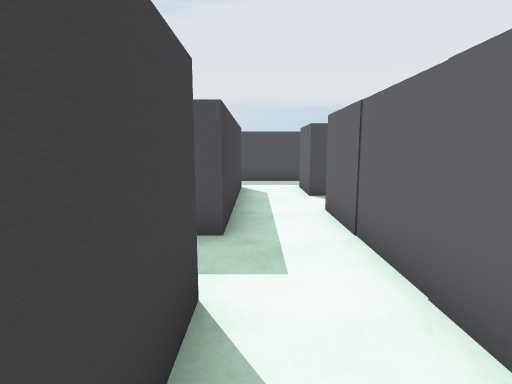
[1] (above)

24 first-person views from a walk through a 3-D level made in the Unity game engine. The camera is 1.3 m above the floor, tilts 8° down and sees 80° across. The floor is counted in squares, 1 m on a side. Each view is taken from the middle of a square. On the plan, view 1 faces up. The plan holds only what a view shows up to about 14 squares ahead; the rest is blank. The player character is not drawn.

[2]
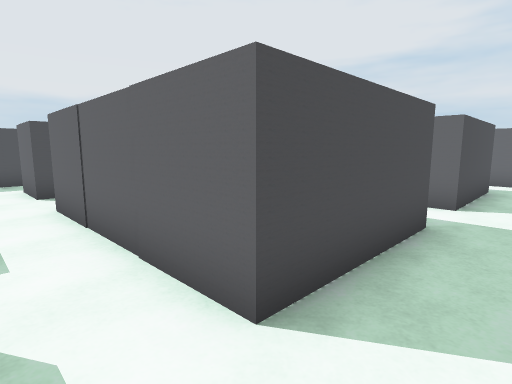

[3]
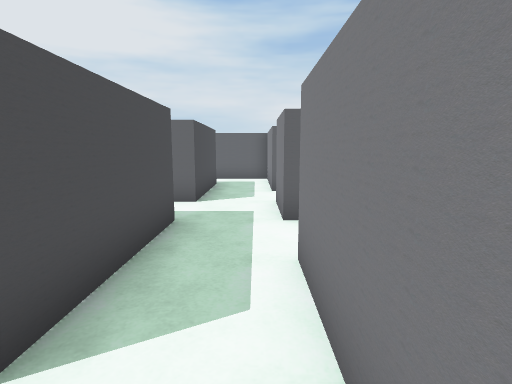

[4]
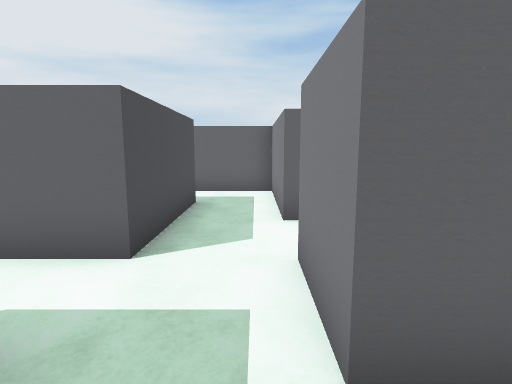

[5]
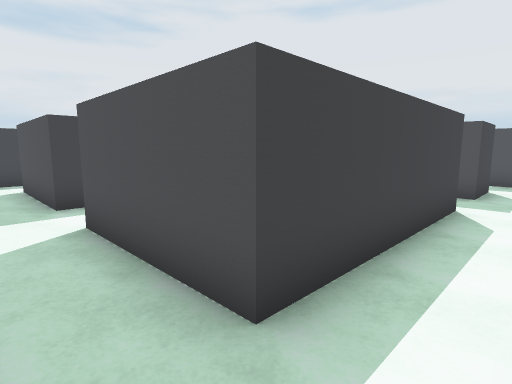

[6]
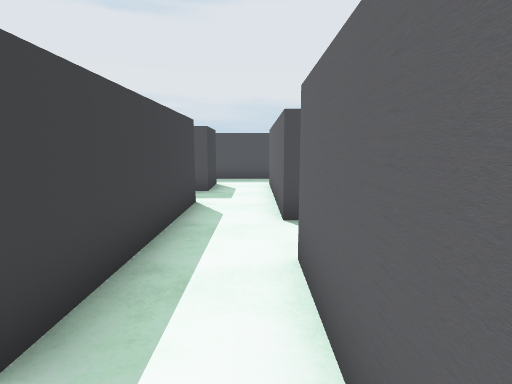

[7]
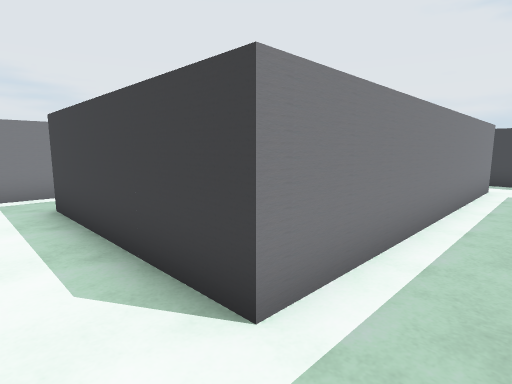

[8]
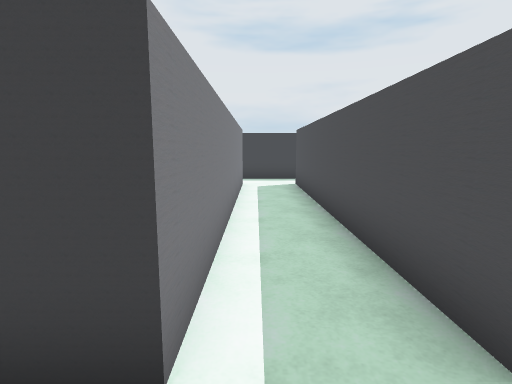

[9]
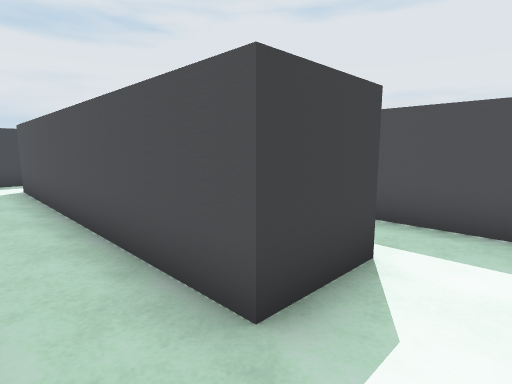

[10]
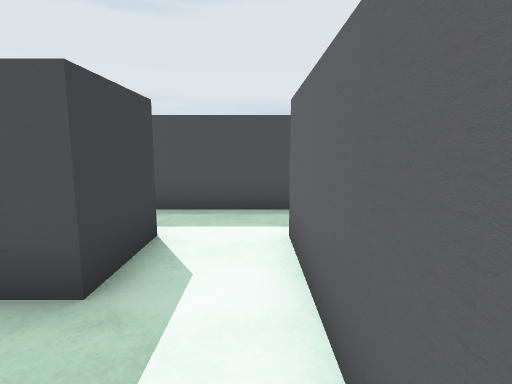

[11]
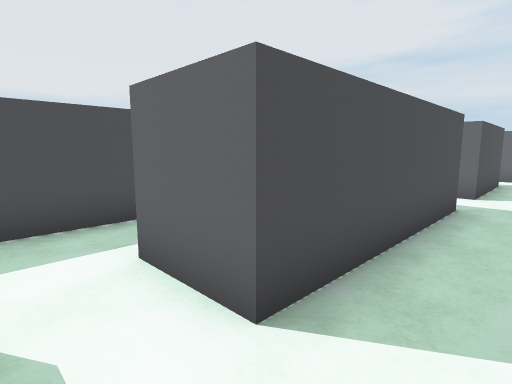

[12]
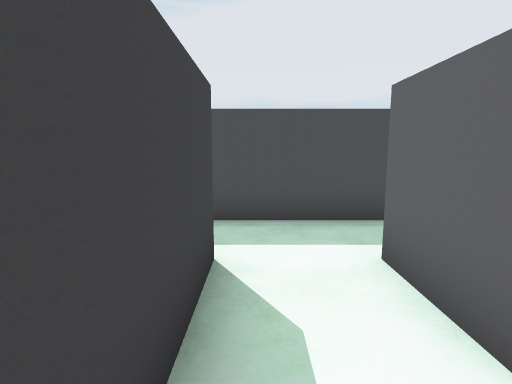

[13]
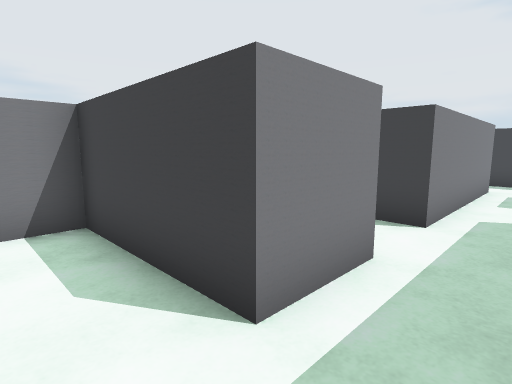

[14]
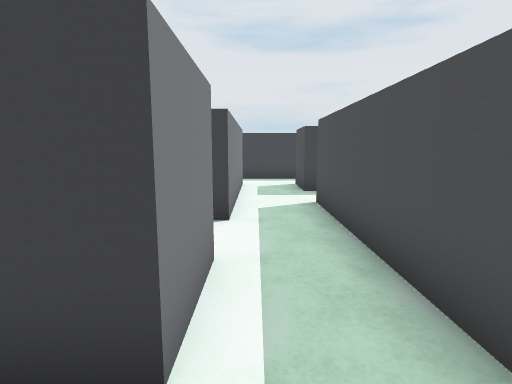

[15]
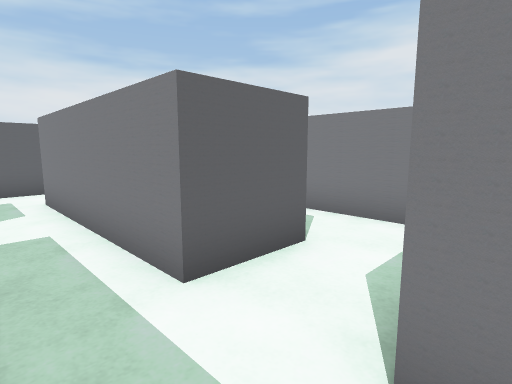

[16]
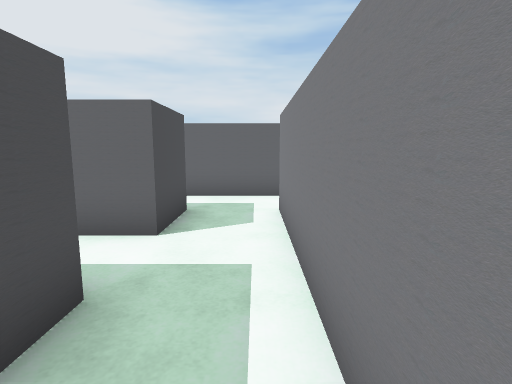

[17]
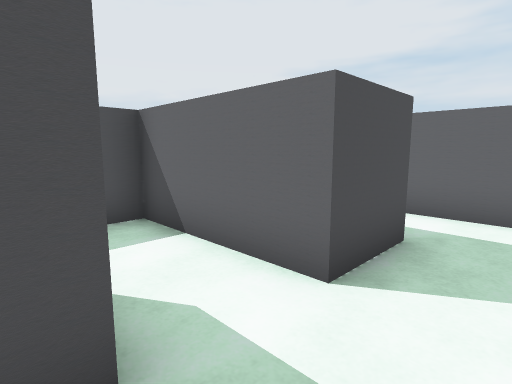

[18]
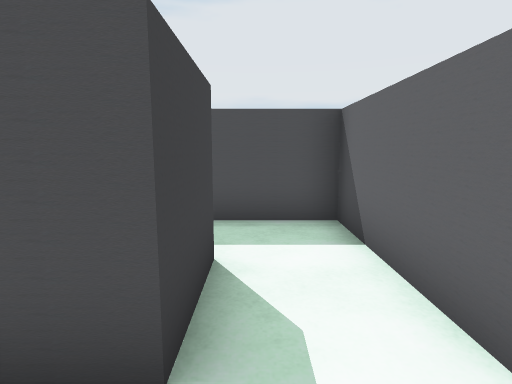

[19]
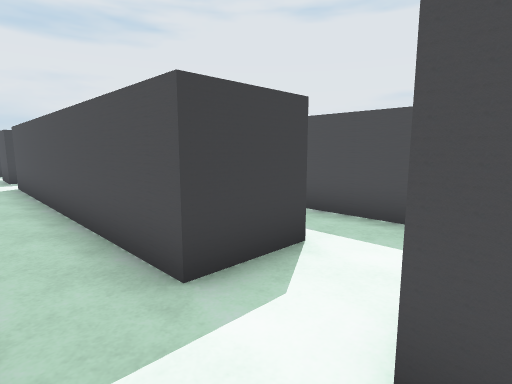

[20]
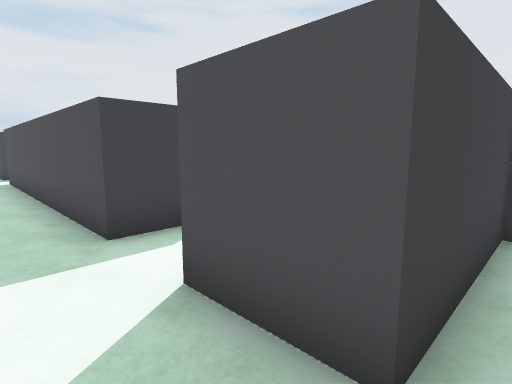

[21]
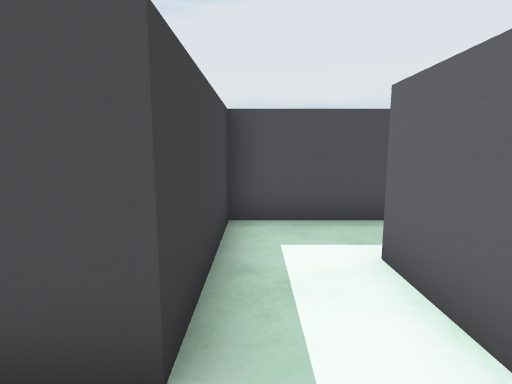

[22]
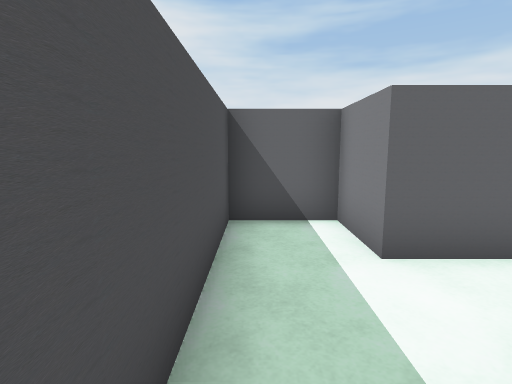

[23]
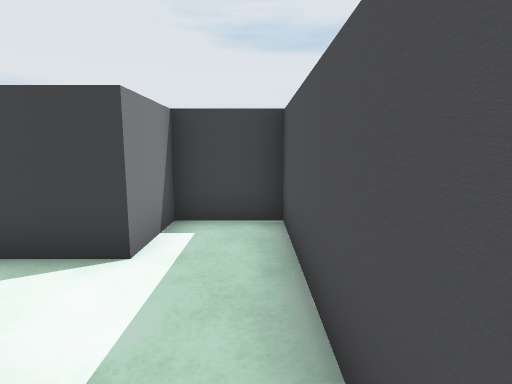

[24]
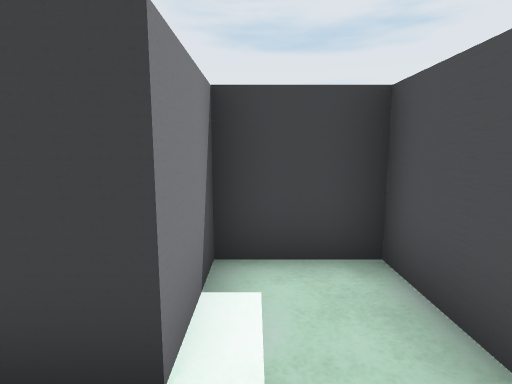

### Floor plan
Ten units are one square. View 1 is at (0, 0); x grows to the right and y downward. Boxes are objects, and circles mark ways between rooms. Rooms are numbered by the first view taken in them; rooms with no view inside come last. Other rooms are left out.
<svg viewBox="-20 -210 210 240">
<path fill="none" stroke="#000" d="M-5 -25 -5 -1M15 -5 15 -25M5 15 15 15M55 15 75 15M55 -25 55 -5 15 -5M95 -5 75 -5 75 -25M15 15 35 15M115 -26 115 -5 95 -5M95 15 135 15 135 -25M15 -65 115 -65M115 -106 115 -85 15 -85 15 -105M-5 -105 -5 -65M135 -65 135 -105M75 -25 95 -25M35 -25 55 -25M95 -45 35 -45M15 -44 15 -65M115 -65 115 -45M-5 -65 -5 -45M135 -45 135 -65M75 -145 75 -105 95 -105M95 -125 95 -145M54 -145 75 -145M95 -165 55 -165M135 -165 135 -185M115 -186 115 -165 95 -165M95 -145 135 -145M175 -145 175 -185M155 -185 155 -165 135 -165M135 -145 155 -145M95 -105 110 -105M134 -125 95 -125M15 -145 35 -145M55 -165 15 -165M135 -185 135 -205 100 -205M19 -125 -6 -125M174 -205 155 -205 155 -185"/>
<rect x="15" y="-45" width="20" height="20" fill="#bbb"><title>other object</title></rect>
<rect x="95" y="-45" width="20" height="20" fill="#bbb"><title>other object</title></rect>
<circle cx="25" cy="5" r="3" fill="#2a7"/>
<circle cx="5" cy="-15" r="3" fill="#2a7"/>
<circle cx="105" cy="5" r="3" fill="#2a7"/>
<circle cx="65" cy="-15" r="3" fill="#2a7"/>
<circle cx="125" cy="-15" r="3" fill="#2a7"/>
<circle cx="125" cy="-55" r="3" fill="#2a7"/>
<circle cx="5" cy="-55" r="3" fill="#2a7"/>
<circle cx="125" cy="-95" r="3" fill="#2a7"/>
<circle cx="5" cy="-95" r="3" fill="#2a7"/>
<circle cx="85" cy="-135" r="3" fill="#2a7"/>
<circle cx="105" cy="-115" r="3" fill="#2a7"/>
<circle cx="105" cy="-155" r="3" fill="#2a7"/>
<circle cx="65" cy="-155" r="3" fill="#2a7"/>
<circle cx="145" cy="-155" r="3" fill="#2a7"/>
<circle cx="125" cy="-175" r="3" fill="#2a7"/>
<circle cx="165" cy="-175" r="3" fill="#2a7"/>
<text x="0" y="-10">1</text>
<text x="60" y="0">2</text>
<text x="120" y="0">3</text>
<text x="60" y="-80">4</text>
<text x="60" y="-40">5</text>
<text x="80" y="-130">6</text>
<text x="70" y="-160">7</text>
<text x="120" y="-160">8</text>
<text x="160" y="-160">9</text>
<text x="110" y="-120">10</text>
<text x="30" y="-160">11</text>
<text x="110" y="-200">12</text>
<text x="0" y="-120">13</text>
<text x="160" y="-200">14</text>
</svg>
Room 1 opens to room 2. Room 1 opens to room 5. Room 2 opens to room 3. Room 2 opens to room 5. Room 3 opens to room 5. Room 4 opens to room 5. Room 4 opens to room 10. Room 4 opens to room 13. Room 6 opens to room 7. Room 6 opens to room 10. Room 7 opens to room 8. Room 7 opens to room 11. Room 8 opens to room 9. Room 8 opens to room 12. Room 9 opens to room 14.

Where each view was taken, in squares from view 1:
view 1: 0 up, 0 right, facing up
view 2: 1 down, 0 right, facing up-right
view 3: 1 down, 0 right, facing right
view 4: 1 down, 4 right, facing right
view 5: 1 down, 13 right, facing up-left
view 6: 1 down, 13 right, facing up
view 7: 8 up, 13 right, facing down-left
view 8: 7 up, 13 right, facing left
view 9: 7 up, 13 right, facing up-left
view 10: 6 up, 13 right, facing up
view 11: 11 up, 8 right, facing up-right
view 12: 11 up, 8 right, facing up
view 13: 16 up, 9 right, facing down-left
view 14: 15 up, 9 right, facing left
view 15: 16 up, 7 right, facing down-right
view 16: 15 up, 9 right, facing right
view 17: 15 up, 11 right, facing up-right
view 18: 15 up, 12 right, facing up
view 19: 15 up, 14 right, facing up-left
view 20: 15 up, 16 right, facing up-left
view 21: 15 up, 16 right, facing up
view 22: 4 up, 4 right, facing right
view 23: 4 up, 9 right, facing left
view 24: 3 up, 7 right, facing left
